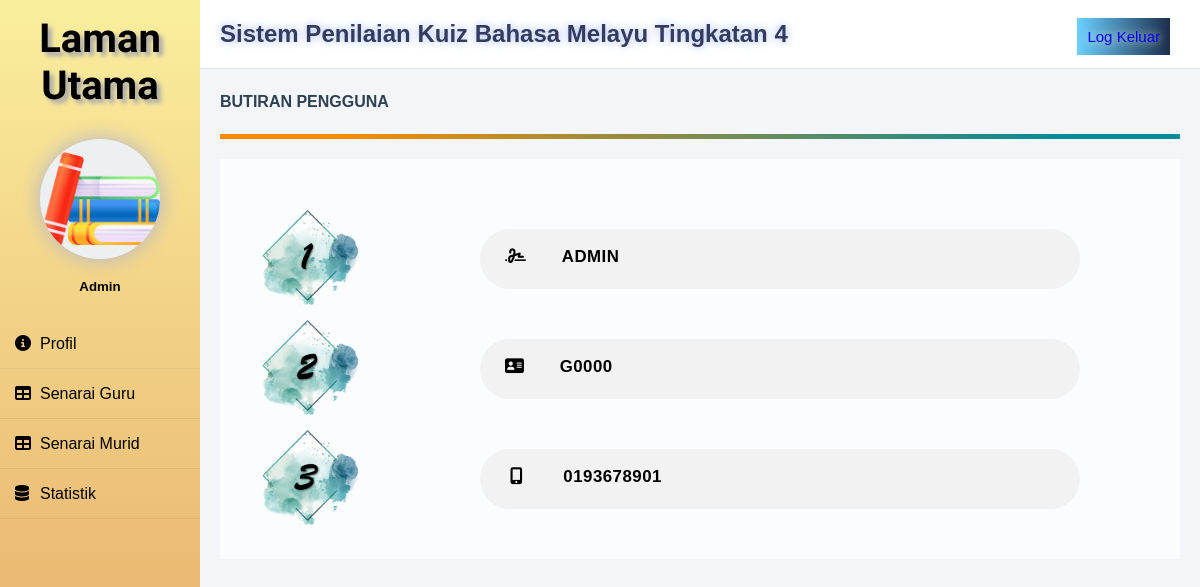
Page /lamanutamaguru.php (signed in) on the committed database.
### tables this page shows
CREATE TABLE `pengguna` (
  `idpengguna` varchar(10) NOT NULL,
  `peranan` varchar(10) NOT NULL,
  `nama` varchar(20) NOT NULL,
  `katalaluan` varchar(10) NOT NULL,
  `notel` varchar(12) NOT NULL
);

### lamanutamaguru.php (the view, shortened to what this page needs)
<?php
require 'connect.php';
include('template/sidebar.php');
$idpengguna=$_SESSION['idpengguna'];
?>
<head>
    <link rel="stylesheet" href="css/lamanutamagurustyle.css?v=<?php echo time(); ?>">
</head>
        <div class="space">
            <div class="header">
                <h2>Sistem Penilaian Kuiz Bahasa Melayu Tingkatan 4</h2>
                <div class="logoutbutton"><a href="logout.php">Log Keluar</a></div>
            </div>
            <div class="maincontent">
                <div class="title">BUTIRAN PENGGUNA</div>
                <div class="separator"></div>
                <div class="detailbox">
                    <h3>
                    <?php
                    $dataA=mysqli_query($conn, "SELECT*FROM pengguna WHERE idpengguna='$idpengguna'");
                    $infoA=mysqli_fetch_array($dataA);
                    ?>
                    <div class="detail">
                        <div class="numbering">
                            <img src="images/Numbering 1.png" alt="">
                        </div>
                        <div class="nama">
                            <i class="fas fa-signature"></i>
                            <p><?php echo $infoA['nama'];?></p><br>
                        </div>
                    </div>
                    <div class="detail">
                        <div class="numbering">
                            <img src="images/Numbering 2.png" alt="">
                        </div>
                        <div class="idpengguna">
                            <i class="fas fa-address-card"></i>
                            <p><?php echo $infoA['idpengguna'];?></p><br>
                        </div>
                    </div>
                    <div class="detail">
                        <div class="numbering">
                            <img src="images/Numbering 3.png" alt="">
                        </div>
                        <div class="notelefon">
                            <i class="fas fa-mobile-alt"></i>
                            <p><?php echo $infoA['notel'];?></p><br>
                        </div>
                    </div>
                    </h3>
                </div>
                </div>
                </div>
            </div>
</body>
</html>

### template/sidebar.css (style rules this page uses)
* { margin: 0; padding: 0; box-sizing: border-box; list-style: none; font-family: Verdana, Geneva, Tahoma, sans-serif; }
body { margin: 0; padding: 0; background: #f3f5f9; }

### css/lamanutamagurustyle.css (style rules this page uses)
* { margin: 0; padding: 0; box-sizing: border-box; list-style: none; font-family: Verdana, Geneva, Tahoma, sans-serif; }
body { margin: 0; padding: 0; background: #f3f5f9; }
.space { width: 100%; margin-left: 200px; }
.header { padding: 20px; background: #fff; color: #000000; border-bottom: 1px solid #e0e4e8; }
.header h2 { color: #353A5F; text-shadow: 0 0 10px #9EBAF3; }
.logoutbutton { padding: 10px; background-image: linear-gradient(90deg,#6CD0FF,#1C2E4C); text-shadow: 0 0 10px #fff; float: right; margin-top: -30px; margin-right: 10px; font-size: 15px; color: #fff; }
a { text-decoration: none; }
.maincontent { margin: 20px; color: #000000; line-height: 25px; }
.maincontent div { margin-bottom: 20px; }
.title { font-weight: bold; color: #2E4053; }
.separator { height: 5px; background-image: linear-gradient(108.9deg, rgba(251,140,0,1) 11.2%, rgba(0,139,155,1) 88.9%); }
.detailbox { height: 400px; position: relative; background: #fff; background-color: rgba(255, 255, 255, 0.7); padding: 40px; }
.numbering img { height: 100px; width: 100px; float: left; margin-right: 120px; margin-top: -10px; }
.nama,.idpengguna,.notelefon { width: 600px; height: 60px; background: #f2f2f2; color: #000000; letter-spacing: 0.5px; padding: 15px; border-radius: 30px; font-size: 0.9em; display: inline-block; margin-top: 10px; overflow: hidden; }
.nama i, .idpengguna i { margin-left: 10px; }
.notelefon i { margin-left: 15px; margin-right: 5px; }
p { display: inline-block; margin-left: 30px; }

### rows in the picture
pengguna: nama "ADMIN", idpengguna "G0000", notel "0193678901"
